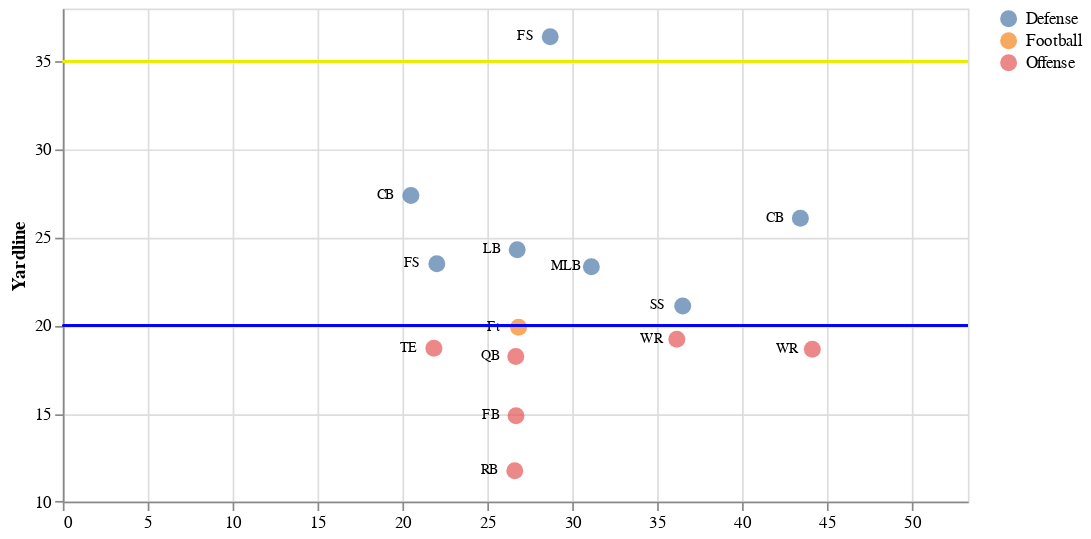

Notebook source saved alongside this figure:
### Code cell
# Below is an example of how to create the full chart.
create_full_chart(positions, game_id, play_id, n_cuts=20)

### Figure 1 — Vega-Lite specification as saved in the notebook (floating-point values rounded to 4 significant figures; data arrays with more than 128 entries replaced by an {"elided": "..."} marker saying what was removed)
{"usermeta": {"embedOptions": {"theme": "fivethirtyeight"}}, "config": {"view": {"continuousWidth": 400, "continuousHeight": 300}}, "layer": [{"mark": {"type": "circle", "dx": 5, "dy": 5, "size": 100}, "encoding": {"color": {"type": "nominal", "field": "off", "title": null}, "tooltip": [{"type": "nominal", "field": "position"}], "x": {"type": "quantitative", "field": "y_dir", "scale": {"domain": [0, 53.3]}, "title": null}, "y": {"type": "quantitative", "field": "x_dir", "scale": {"zero": false}, "title": "Yardline"}}, "selection": {"selector001": {"type": "single", "fields": ["time_cuts"], "bind": {"input": "select", "options": [1.0, 2.0, 3.0, 4.0, 5.0, 6.0, 7.0, 8.0, 9.0, 10.0, 11.0, 12.0, 13.0, 14.0, 15.0, 16.0, 17.0, 18.0, 19.0, 20.0], "name": "Time cut\n"}, "init": {"time_cuts": 1}}}}, {"mark": {"type": "text", "dx": -15, "fontSize": 8}, "encoding": {"text": {"type": "nominal", "field": "position"}, "x": {"type": "quantitative", "field": "y_dir", "scale": {"domain": [0, 53.3]}, "title": null}, "y": {"type": "quantitative", "field": "x_dir", "scale": {"zero": false}, "title": "Yardline"}}}, {"mark": {"type": "rule", "color": "#ECEC01"}, "encoding": {"y": {"type": "quantitative", "field": "yardline_first_dir"}}}, {"mark": {"type": "rule", "color": "blue"}, "encoding": {"y": {"type": "quantitative", "field": "yardline_dir"}}}], "data": {"name": "data-97e7a0593c69fc4a89aa1bd4ce246dd3"}, "height": 290.4, "transform": [{"filter": {"selection": "selector001"}}], "width": 533.0, "$schema": "https://vega.github.io/schema/vega-lite/v4.8.1.json", "datasets": {"data-97e7a0593c69fc4a89aa1bd4ce246dd3": {"elided": "280 records"}}}
